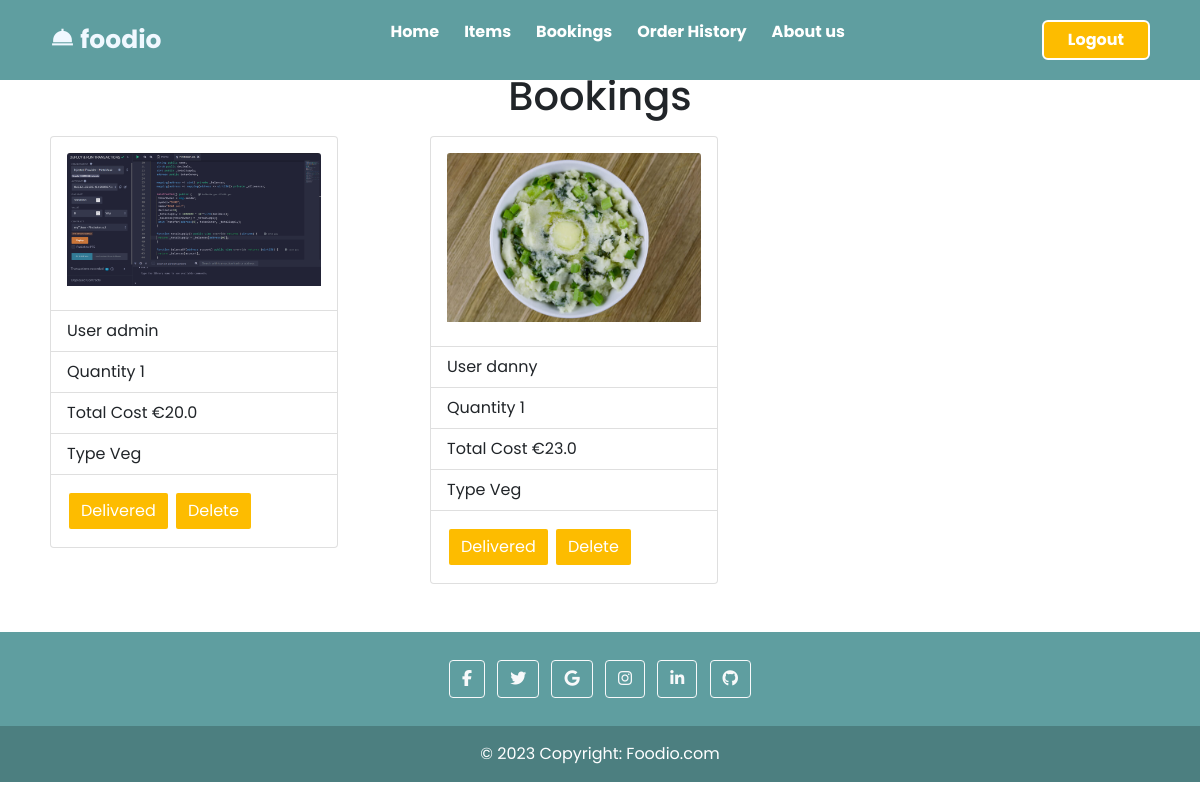
The page /bookings/ (signed in) on the database its author committed.
### bookings/models.py (models this page shows, shortened)
class Bookorders(models.Model):
    user_id=models.ForeignKey(User,on_delete=models.CASCADE)
    item_id=models.ForeignKey(Items,on_delete=models.CASCADE)
    bookingdate= models.DateTimeField()
    quantity=models.IntegerField()
    total_cost=models.FloatField(null=True,blank=True)
    booking_status= models.BooleanField()

### items/models.py (models this page shows, shortened)
class Items(models.Model):
    item_name= models.CharField(max_length=100)
    item_price= models.IntegerField()
    item_description= models.CharField(max_length=100)
    item_isveg= models.BooleanField()
    item_img = models.ImageField(upload_to='static/photos/',default=None)

### bookings/views.py (the view)
# urls.py: path('', views.bookings, name='bookings' ),
@login_required
def bookings(request):
    if request.user.username == 'admin':
        data=Bookorders.objects.filter(booking_status=False)
    else:
        data=Bookorders.objects.filter(booking_status=False, user_id=request.user.id)
    return render(request , 'bookings/bookings.html',{'orders':data})

### templates/bookings/bookings.html (shortened to what this page needs)
{% extends 'base.html' %}
{% block body %}
{% load static %}
<div class="container">
    <h1 style=" text-align: center; ">Bookings</h1>
    <div class="row row-cols-10 row-cols-md-3">
        {% for order in orders %}
        <div class="col mb-4">
            <div class="d-flex mb-3">
                <div class="p-2">
                    <div class="card" style="width: 18rem;">
                        <div class="card-body">
                            <img src="/{{ order.item_id.item_img }}" style="width: 100%;height: auto;"
                                class=" card-img-top" alt="{{ order.item_id.item_img }}">
                        </div>
                        <ul class="list-group list-group-flush">
                            <li class="list-group-item">User {{ order.user_id }}</li>
                            <li class="list-group-item">Quantity {{ order.quantity }}</li>
                            <li class="list-group-item">Total Cost €{{ order.total_cost }} </li>
                            <li class="list-group-item">Type
                                {% if order.item_id.item_isveg %}
                                {{ "Veg" }}
                                {% else %}
                                {{ "Non-Veg" }}
                                {% endif %}
                            </li>
                        </ul>
                        <div class="card-body">
                            {% if user.is_superuser %}
                            <button class="btn btn-primary next-btn"
                                style="color:white; background-color: #fdbc00; border: 2px solid #fff;">
                                <a href="{% url 'updatebooking' order.id %}" style="color:white">Delivered</a></button>
                            {% endif %}
                            <button class="btn btn-primary prev-btn"
                                style="color:white; background-color: #fdbc00; border: 2px solid #fff;"> <a
                                    href="{% url 'deletebookings' order.id %}" style="color:white">Delete</a></button>
                        </div>
                    </div>
                </div>
            </div>
        </div>
        {% endfor %}
    </div>
</div>
{% endblock %}

### static/css/style.css (style rules this page uses)
* { font-family: 'Poppins', sans-serif; margin:0; padding:0; box-sizing:border-box; }
a { text-decoration: none; }

### templates/includes/header.html (style rules this page uses)
* { font-family: 'Poppins', sans-serif; margin:0; padding:0; box-sizing:border-box; }
a { text-decoration: none; }

### rows shown on the page
Bookorders: item_id.item_img (picture), user_id "admin", quantity "1", total_cost "20.0", value "Veg"
Bookorders: item_id.item_img (picture), user_id "danny", quantity "1", total_cost "23.0", value "Veg"
